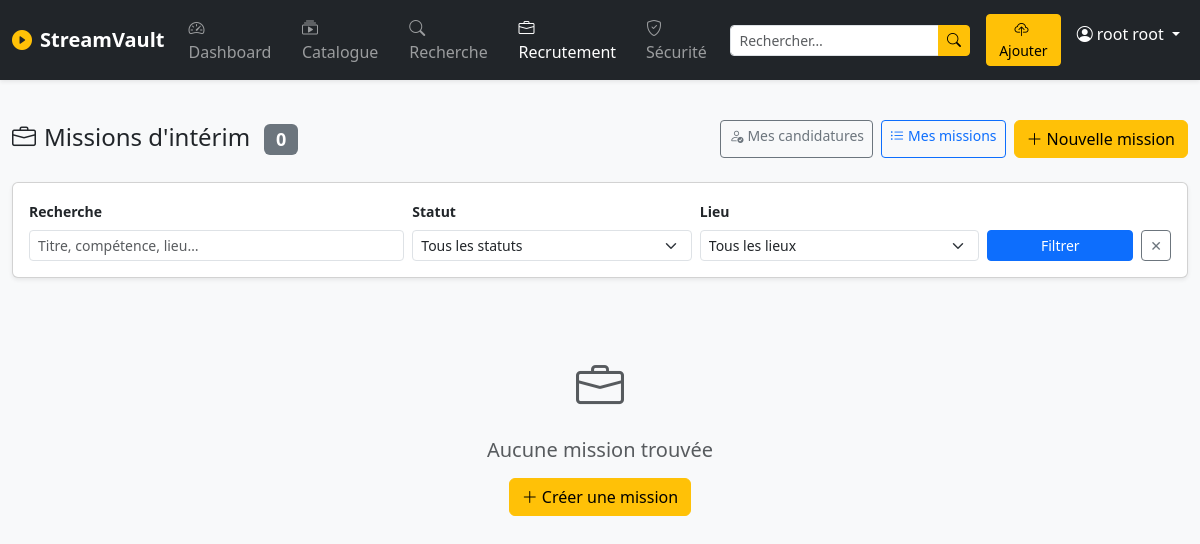
The page /recrutement/ (signed in) on the database as committed earlier.
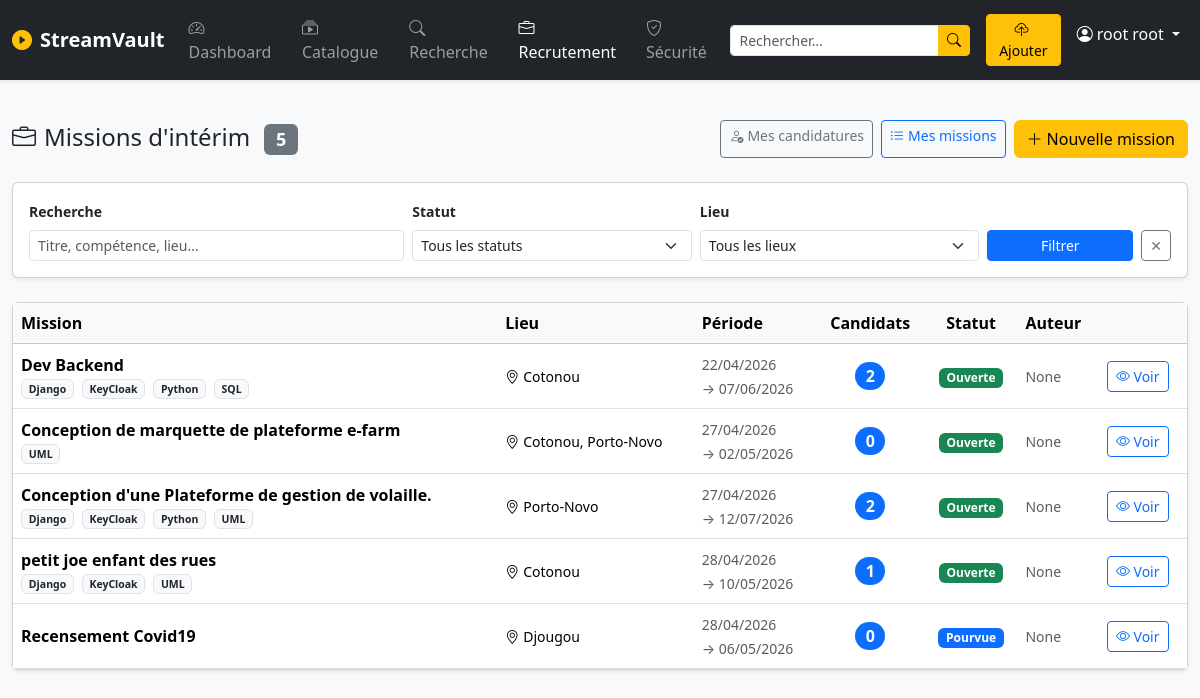
The same page on the database as committed later.
### recrutement/models.py (models this page shows, shortened)
class Mission(models.Model):
    STATUT_OUVERTE   = "ouverte"
    STATUT_FERMEE    = "fermee"
    STATUT_POURVUE   = "pourvue"
    STATUT_CHOICES = [
        (STATUT_OUVERTE,  "Ouverte"),
        (STATUT_FERMEE,   "Fermée"),
        (STATUT_POURVUE,  "Pourvue"),
    ]
    titre       = models.CharField(max_length=200, verbose_name="Titre de la mission")
    description = models.TextField(verbose_name="Description")
    date_debut  = models.DateField(verbose_name="Date de début")
    date_fin    = models.DateField(verbose_name="Date de fin")
    heure       = models.TimeField(verbose_name="Heure de début")
    taux_horaire = models.DecimalField(
        max_digits=8, decimal_places=2, verbose_name="Taux horaire (CFA)"
    )
    competences = models.ManyToManyField(
        Competence,
        blank=True,
        related_name="missions",
        verbose_name="Compétences requises",
    )
    lieu        = models.CharField(max_length=200, verbose_name="Lieu")
    image       = models.ImageField(
        upload_to="missions/",
        blank=True,
        null=True,
        verbose_name="Image",
    )
    statut      = models.CharField(
        max_length=10,
        choices=STATUT_CHOICES,
        default=STATUT_OUVERTE,
        verbose_name="Statut",
    )
    auteur      = models.ForeignKey(
        settings.AUTH_USER_MODEL,
        on_delete=models.CASCADE,
        related_name="missions",
        verbose_name="Auteur",
    )
    cree_le     = models.DateTimeField(auto_now_add=True)
    modifie_le  = models.DateTimeField(auto_now=True)
    class Meta:
        verbose_name = "Mission"
        verbose_name_plural = "Missions"
        ordering = ["-cree_le"]
    @property
    def nombre_candidats(self):
        return self.candidatures.count()
    @property
    def statut_badge(self):
        return {
            self.STATUT_OUVERTE:  "success",
            self.STATUT_FERMEE:   "secondary",
            self.STATUT_POURVUE:  "primary",
        }.get(self.statut, "secondary")

class Competence(models.Model):
    nom = models.CharField(max_length=100, unique=True, verbose_name="Compétence")
    class Meta:
        verbose_name = "Compétence"
        verbose_name_plural = "Compétences"
        ordering = ["nom"]

### authentification/models.py (models this page shows, shortened)
class User(AbstractUser):
    username = None
    email = models.EmailField(max_length=100 , blank=True, null=True, unique=True)
    nom = models.CharField(max_length=50, blank=False, null=False)
    prenoms = models.CharField(max_length=65, blank=False, null=False)
    photo_url = models.ImageField(upload_to='photo/')
    creat_at = models.DateTimeField(auto_now_add=True, editable=False)
    update_at = models.DateTimeField(auto_now=True)
    is_staff = models.BooleanField(default=False)
    is_active = models.BooleanField(default=True, auto_created=True)
    is_superuser = models.BooleanField(default=False)
    USERNAME_FIELD = 'email'
    REQUIRED_FIELDS = ["nom", "prenoms"]
    objects = UserManager()
    @property
    def full_name(self):
        return f"{self.nom} {self.prenoms}"

### recrutement/views.py (the view, shortened to what this page needs)
# urls.py: path("",                          views.liste_missions,     name="liste"),
@login_required
def liste_missions(request):
    missions = Mission.objects.prefetch_related("competences", "candidatures").select_related("auteur")
    q       = request.GET.get("q", "").strip()
    statut  = request.GET.get("statut", "")
    lieu    = request.GET.get("lieu", "")
    if statut:
        missions = missions.filter(statut=statut)
    if lieu:
        missions = missions.filter(lieu__icontains=lieu)
    paginator = Paginator(missions, 8)
    page      = paginator.get_page(request.GET.get("page"))
    lieux = Mission.objects.values_list("lieu", flat=True).distinct().order_by("lieu")
    context = {
        "page_obj":    page,
        "total":       missions.count(),
        "q":           q,
        "statut_actif": statut,
        "lieu_actif":  lieu,
        "lieux":       lieux,
        "statuts":     Mission.STATUT_CHOICES,
    }
    return render(request, "recrutement/liste_missions.html", context)

### recrutement/templates/recrutement/liste_missions.html (shortened to what this page needs)
{% extends "greenplay/base.html" %}
{% block content %}
<div class="d-flex justify-content-between align-items-center mb-4">
  <h4 class="mb-0">
    <i class="bi bi-briefcase me-2"></i>Missions d'intérim
    <span class="badge bg-secondary ms-2">{{ total }}</span>
  </h4>
  <div class="d-flex gap-2">
    <a href="{% url 'recrutement:mes_candidatures' %}" class="btn btn-outline-secondary btn-sm">
      <i class="bi bi-person-check me-1"></i>Mes candidatures
    </a>
    <a href="{% url 'recrutement:mes_missions' %}" class="btn btn-outline-primary btn-sm">
      <i class="bi bi-list-ul me-1"></i>Mes missions
    </a>
    <a href="{% url 'recrutement:creer' %}" class="btn btn-warning">
      <i class="bi bi-plus-lg me-1"></i>Nouvelle mission
    </a>
  </div>
</div>
<div class="card shadow-sm mb-4">
  <div class="card-body">
    <form method="get" class="row g-2 align-items-end">
      <div class="col-md-4">
        <label class="form-label small fw-semibold">Recherche</label>
        <input type="text" name="q" value="{{ q }}" class="form-control form-control-sm"
               placeholder="Titre, compétence, lieu…">
      </div>
      <div class="col-md-3">
        <label class="form-label small fw-semibold">Statut</label>
        <select name="statut" class="form-select form-select-sm">
          <option value="">Tous les statuts</option>
        </select>
      </div>
      <div class="col-md-3">
        <label class="form-label small fw-semibold">Lieu</label>
        <select name="lieu" class="form-select form-select-sm">
          <option value="">Tous les lieux</option>
        </select>
      </div>
      <div class="col-md-2 d-flex gap-2">
        <button type="submit" class="btn btn-primary btn-sm flex-fill">Filtrer</button>
        <a href="{% url 'recrutement:liste' %}" class="btn btn-outline-secondary btn-sm">✕</a>
      </div>
    </form>
  </div>
</div>
{% if page_obj.object_list %}
<div class="card shadow-sm mb-3">
  <div class="table-responsive">
    <table class="table table-hover align-middle mb-0">
      <thead class="table-light">
        <tr>
          <th>Mission</th>
          <th>Lieu</th>
          <th>Période</th>
          <th class="text-center">Candidats</th>
          <th class="text-center">Statut</th>
          <th>Auteur</th>
          <th></th>
        </tr>
      </thead>
      <tbody>
        {% for m in page_obj %}
        <tr>
          <td>
            <div class="fw-semibold">{{ m.titre }}</div>
            <div class="text-muted small">
              {% for c in m.competences.all %}
              <span class="badge bg-light text-dark border me-1">{{ c.nom }}</span>
              {% endfor %}
            </div>
          </td>
          <td><small><i class="bi bi-geo-alt me-1"></i>{{ m.lieu }}</small></td>
          <td>
            <small class="text-muted">
              {{ m.date_debut|date:"d/m/Y" }}<br>→ {{ m.date_fin|date:"d/m/Y" }}
            </small>
          </td>
          <td class="text-center">
            <span class="badge bg-primary rounded-pill fs-6">{{ m.nombre_candidats }}</span>
          </td>
          <td class="text-center">
            <span class="badge bg-{{ m.statut_badge }}">{{ m.get_statut_display }}</span>
          </td>
          <td>
            <small class="text-muted">{{ m.auteur.get_full_name|default:m.auteur.username }}</small>
          </td>
          <td>
            <a href="{% url 'recrutement:detail' m.pk %}" class="btn btn-sm btn-outline-primary">
              <i class="bi bi-eye"></i> Voir
            </a>
          </td>
        </tr>
        {% endfor %}
      </tbody>
    </table>
  </div>
</div>
{% else %}
<div class="text-center py-5">
  <i class="bi bi-briefcase text-muted" style="font-size:3rem"></i>
  <h5 class="mt-3 text-muted">Aucune mission trouvée</h5>
  <a href="{% url 'recrutement:creer' %}" class="btn btn-warning mt-2">
    <i class="bi bi-plus-lg me-1"></i>Créer une mission
  </a>
</div>
{% endif %}
{% endblock %}

Rows that differ between the two databases and show on the page:
added Mission: titre "Dev Backend", lieu "Cotonou", date_debut "22/04/2026", date_fin "07/06/2026", nombre_candidats "2", statut "Ouverte", auteur.get_full_name "None"
added Competence: nom "Django"
added Competence: nom "KeyCloak"
added Competence: nom "Python"
added Competence: nom "SQL", shown under "Dev Backend"
added Mission: titre "Conception de marquette de plateforme e-farm", lieu "Cotonou, Porto-Novo", date_debut "27/04/2026", date_fin "02/05/2026", nombre_candidats "0", statut "Ouverte", auteur.get_full_name "None"
added Competence: nom "UML"
added Mission: titre "Conception d'une Plateforme de gestion de volaille.", lieu "Porto-Novo", date_debut "27/04/2026", date_fin "12/07/2026", nombre_candidats "2", statut "Ouverte", auteur.get_full_name "None"
added Mission: titre "petit joe enfant des rues", lieu "Cotonou", date_debut "28/04/2026", date_fin "10/05/2026", nombre_candidats "1", statut "Ouverte", auteur.get_full_name "None"
added Mission: titre "Recensement Covid19", lieu "Djougou", date_debut "28/04/2026", date_fin "06/05/2026", nombre_candidats "0", statut "Pourvue", auteur.get_full_name "None"
Other text that changed with them:
{{ total }}: "0" → "5"
text no longer shown: "Aucune mission trouvée Créer une mission"
text now shown: "Mission Lieu Période Candidats Statut Auteur"
